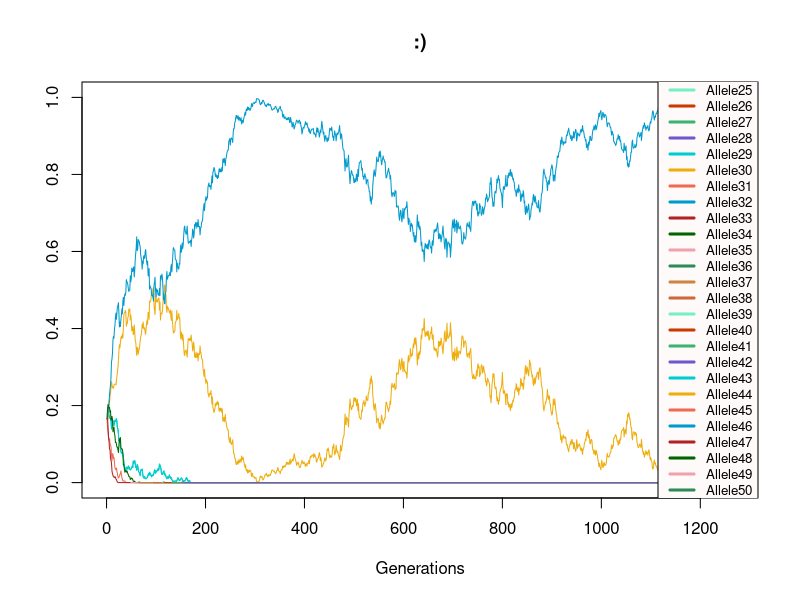

Reproduce this figure in R.
#Andrew Johnson
#Wright-Fisher model: n alleles, selection

#set initial conditions------------------------------------------------------------------------------------

#initial conditions
popNum <- 1000
numAlleles <- 6
mutationRate <- .00005


alleleVariants <- c(1:numAlleles)
theta <- mutationRate*popNum
alleleName <- c()
censusVector <- c()
frequencyVector <- c()
fitnessVector <- c()
#generation counter, intitally set to zero
gens <- 0
newNum <- 0

randomizerSet <- c(-1000:1000)

#splits the population close to evenly to establish initial allele distributions
alleleCensusOtherThanLast <- popNum %/% numAlleles
lastAlleleCensus <- popNum - (alleleCensusOtherThanLast * (numAlleles - 1))

#throws if allele numer is smaller than 1
if(numAlleles < 1){
  stop("There has to be at least one allele for this model to function")
}


#creates n number allele variables, all initally equal in frequency
for(i in alleleVariants){
  #creates a variable name for each allele
  nam <- paste("Allele", i, sep = "")
  
  #begins the model with all allele frequencies being close to equal
  if(i < numAlleles){
    assign(nam, (alleleCensusOtherThanLast/popNum))
    censusVector[i] <- alleleCensusOtherThanLast
    frequencyVector[i] <- alleleCensusOtherThanLast/popNum
  }else{
    assign(nam, (lastAlleleCensus/popNum))
    censusVector[i] <- lastAlleleCensus
    frequencyVector[i] <- lastAlleleCensus/popNum
  }
  
  #adds the variable name to the name vector (string variable)
  alleleName[i] <- nam
  
  #creates a selection coefficient vector. can be set as a random number. default at 1 (no selection) 
  fitnessVector[i] <- 1 + sample(randomizerSet, 1, replace = TRUE)/10000
}

#create data frame of appropriate dimensions--------------------------------------------------------------
genTable <- data.frame(matrix(nrow = 0, ncol = numAlleles))

#multinomial sample iterated over n generations until extinction or fix.----------------------------------

#THIS WHILE CONDITION IS NOT APPROPRIATE FOR MODELING MUTATION, AS THERE CAN BE RANDOM MUTATION FROM
#ALLELES THAT HAVE FIXED AT 1. NEEDS INTELLECTUAL REVISION 
while(!(1 %in% frequencyVector)){

  #adds one generation to the counter
  gens <- gens + 1
  
  #machinery for adding new mutant alleles to the model-------------
  if(newNum > 0){
    for(j in 1:newNum){
      index <- j + numAlleles
      #----makes new variables corresponding to new mutant alleles------------
      #creates a variable name for each allele
      nam <- paste("Allele", index, sep = "")
      
      #mutated allele begins as a single individual in the population
      assign(nam, 1/popNum)
      
      #adds the variable name to the name vector (string variable)
      alleleName[index] <- nam
      
      #----updates census, frequency, and selection vector------
      #updates censusVector to include new mutants
      censusVector[index] <- 1
      
      #adds allele frequency to the frequency vector
      frequencyVector[index] <- censusVector[index]/popNum
      
      #creates a selection coefficient vector. here set randomly
      #the mutants are given a higher fitness here for interesting results
      fitnessVector[index] <- 1 + sample(randomizerSet, 1, replace = TRUE)/10000
      
      #----updates number of variants to include the new mutant and adds a column for the new variable----
      #updates allele variants range
      alleleVariants[index] <- index
      
      #adds a column to genTable where 
      genTable <- cbind(genTable, frequencyVector[index])
      genTable[1:(gens - 1), index] <- NA
    }
    
    #adds the new alleles to the sum total of alleles in numAlleles
    numAlleles <- numAlleles + newNum
    
    #resets newNum for the next iteration
    newNum <- 0
  }
  
  #--machinery reshaping the population, frequency, and probability distributions--------
  
  #adding variable values from previous generation to the dataframe
  genTable <- rbind(genTable, frequencyVector)
  
  for(z in 1:length(numAlleles)){
    if(frequencyVector[z] < 1/popNum){
      frequencyVector[z] <- 0
    }
  }

  #calculate the fitness-weighted probability
  probabilityVector <- (fitnessVector * frequencyVector)/ (sum(fitnessVector * frequencyVector))
  
  #number of new alleles in the population due to mutuation
  #theta is the mutation rate and the number of alleles is a poisson draw with mean = theta
  newNum <- rpois(1, theta)
  
  #multinomial sample to update the next generation distribution of alleles
  censusVector <- rmultinom(1, (popNum - newNum), probabilityVector)
  censusVector <- as.vector(censusVector)
  
  #censusVector append numNew 1's to end of censusVector
  frequencyVector <- censusVector/popNum
  
  #if(any census number in censusvector is 0){
  #   set that census and freq index to NULL -- something like genTable[X, Y] <- NA
  #   This should be conserved for each subsequent generation
  #}

}

#names columns of genTable 
colnames(genTable) <- alleleName

#plot the results-----------------------------------------------------------------------------------------


#vector of colors-- fourteen colors listed here to handle up to fourteen alleles. should be expanded 
#if additional alleles need to be visualized
listOfColors <- c("cyan3", "darkgoldenrod2", "coral2", "deepskyblue3", "firebrick", "darkgreen", "lightpink2",
                  "seagreen", "tan3", "sienna3", "aquamarine2", "orangered3", "mediumseagreen",
                  "slateblue")

#creates a plot
plot(genTable$Allele1, type = "l", lwd = 1, xlab="Generations", ylab="", 
     ylim= c(0,1), xlim = NULL, col = listOfColors[1], main = " :) ")

#cycles through each column of genTable and adds it to the plot
for(k in alleleVariants){
  lines(genTable[k], col = listOfColors[k], type = "l", lwd = 1)
}

#plot background color
par(bg= "white")

#creates plot legend
legend("right",legend = colnames(genTable), col = listOfColors, bg="snow",lwd=3, cex = .8)